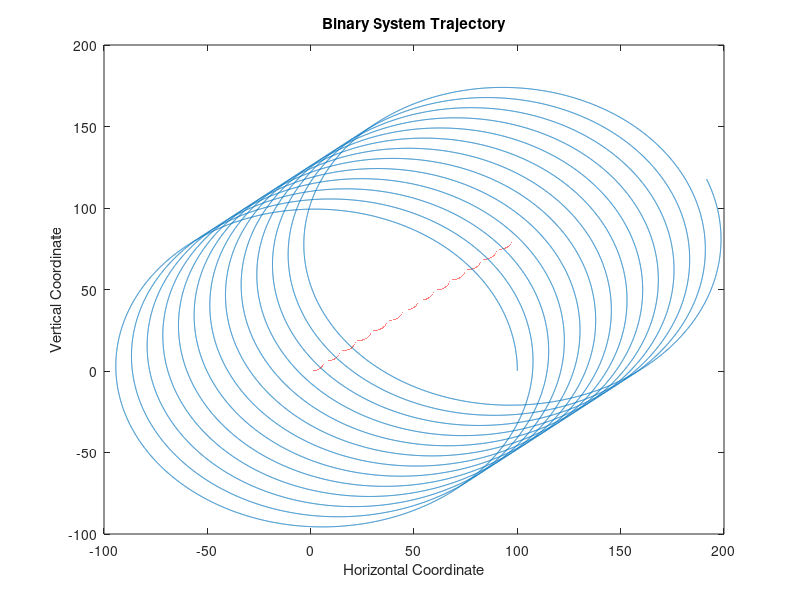

MATLAB code for this plot:
%% Orbits
clear;
% Initializing

x1 = [100, 0];
x2 = [0, 0];
v1 = [0, -100];
v2 = [1, 0];
a1 = [0, 0];
a2 = [0 , 0];
F = [];
Ts = 0.001; % If the system diverges when it wasn't supposed to, ajust precision to verify it.
%% Grav Force
G = 6.67*10^-11;
m1 = 10^14; % m2 equal
m2 = 10^16;
%F = -Gm1m2/r^2
v1 = [0, sqrt(G*(m2+m1)/x1(1))];
x = [];
y = [];
X = [];
Y = [];
for i=1:100000
    d = x1 - x2;
    F = -G*m1*m2/(d(1)^2 + d(2)^2)^(1.5)*d;
    a1 = F/m1;
    a2 = -F/m2;
    v1 = v1 + a1*Ts;
    v2 = v2 + a2*Ts;
    x1 = x1 + v1*Ts;
    x2 = x2 + v2*Ts;
    x(i) = x1(1);
    y(i) = x1(2);
    X(i) = x2(1);
    Y(i) = x2(2);
end

plot(x, y);
hold on;
plot(X, Y);
hold off;
xlabel("Horizontal Coordinate")
ylabel("Vertical Coordinate")
title("Binary System Trajectory")